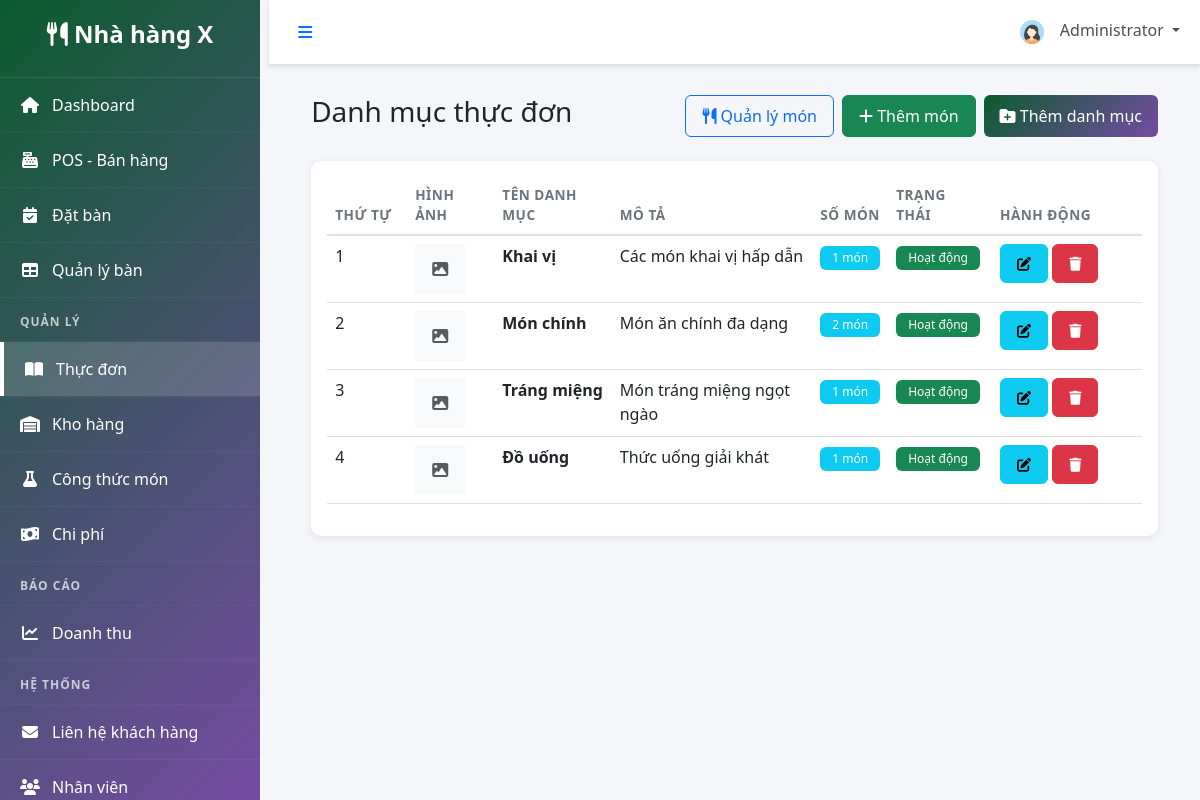
The page /modules/menu/categories.php (signed in) on the database its author committed.
### tables this page shows
CREATE TABLE `users` (
  `user_id` INT UNSIGNED NOT NULL AUTO_INCREMENT,
  `full_name` VARCHAR(120) NOT NULL,
  `email` VARCHAR(150) NOT NULL,
  `password_hash` VARCHAR(255) NOT NULL,
  `user_role` ENUM('admin','manager','waiter','chef','cashier','staff') NOT NULL DEFAULT 'staff',
  `phone` VARCHAR(30) DEFAULT NULL,
  `avatar` VARCHAR(255) DEFAULT NULL,
  `status` ENUM('active','inactive') NOT NULL DEFAULT 'active',
  `created_at` TIMESTAMP NOT NULL DEFAULT CURRENT_TIMESTAMP,
  `updated_at` TIMESTAMP NOT NULL DEFAULT CURRENT_TIMESTAMP ON UPDATE CURRENT_TIMESTAMP,
  PRIMARY KEY (`user_id`),
  UNIQUE KEY `uq_email` (`email`),
  KEY `idx_user_role_status` (`user_role`, `status`)
);

CREATE TABLE `categories` (
  `category_id` INT UNSIGNED NOT NULL AUTO_INCREMENT,
  `category_name` VARCHAR(120) NOT NULL,
  `description` TEXT DEFAULT NULL,
  `display_order` INT NOT NULL DEFAULT 0,
  `image` VARCHAR(255) DEFAULT NULL,
  `is_active` TINYINT(1) NOT NULL DEFAULT 1,
  `created_at` TIMESTAMP NOT NULL DEFAULT CURRENT_TIMESTAMP,
  `updated_at` TIMESTAMP NOT NULL DEFAULT CURRENT_TIMESTAMP ON UPDATE CURRENT_TIMESTAMP,
  PRIMARY KEY (`category_id`),
  UNIQUE KEY `uq_category_name` (`category_name`),
  KEY `idx_category_order` (`display_order`)
);

### includes/functions.php (called while the page is built, shortened)
<?php
function isLoggedIn() {
    return isset($_SESSION['user_id']) && ! empty($_SESSION['user_id']);
}
function getCurrentUser($db) {
    $query = "SELECT * FROM users WHERE user_id = :user_id";
    $stmt = $db->prepare($query);
    $stmt->bindParam(':user_id', $_SESSION['user_id']);
    $stmt->execute();
    return $stmt->fetch(PDO:: FETCH_ASSOC);
}
?>

### modules/menu/categories.php (the view, shortened to what this page needs)
<?php
include '../../includes/header.php';
$query = "SELECT c.*, COUNT(mi.item_id) as item_count
          FROM categories c
          LEFT JOIN menu_items mi ON c.category_id = mi.category_id
          GROUP BY c.category_id
          ORDER BY c.display_order";
$categories = $db->query($query)->fetchAll(PDO::FETCH_ASSOC);
?>
<div class="container-fluid">
    <div class="d-flex justify-content-between align-items-center mb-4">
        <h1 class="h3">Danh mục thực đơn</h1>
        <div class="d-flex gap-2">
            <button class="btn btn-outline-primary" onclick="window.location.href='items.php'"><i class="fas fa-utensils"></i> Quản lý món</button>
            <button class="btn btn-success" onclick="window.location.href='add_item.php'"><i class="fas fa-plus"></i> Thêm món</button>
            <button class="btn btn-primary" data-bs-toggle="modal" data-bs-target="#addCategoryModal">
                <i class="fas fa-folder-plus"></i> Thêm danh mục
            </button>
        </div>
    </div>
    <div class="card">
        <div class="card-body">
            <div class="table-responsive">
                <table class="table table-hover">
                    <thead>
                        <tr>
                            <th width="80">Thứ tự</th>
                            <th>Hình ảnh</th>
                            <th>Tên danh mục</th>
                            <th>Mô tả</th>
                            <th>Số món</th>
                            <th>Trạng thái</th>
                            <th width="150">Hành động</th>
                        </tr>
                    </thead>
                    <tbody>
                        <?php foreach ($categories as $cat): ?>
                        <tr>
                            <td><?php echo $cat['display_order']; ?></td>
                            <td>
                                <?php if ($cat['image']): ?>
                                    <img src="<?php echo SITE_URL . '/uploads/categories/' . $cat['image']; ?>"
                                         alt="" class="img-thumbnail" style="width: 50px; height: 50px; object-fit: cover;">
                                <?php else: ?>
                                    <div class="bg-light d-flex align-items-center justify-content-center"
                                         style="width:  50px; height: 50px;">
                                        <i class="fas fa-image text-muted"></i>
                                    </div>
                                <?php endif; ?>
                            </td>
                            <td><strong><?php echo htmlspecialchars($cat['category_name']); ?></strong></td>
                            <td><?php echo htmlspecialchars(substr($cat['description'] ?? '', 0, 50)); ?></td>
                            <td><span class="badge bg-info"><?php echo $cat['item_count']; ?> món</span></td>
                            <td>
                                <?php
                                $cat_status = $cat['status'] ?? 'active';
                                ?>
                                <?php if ($cat_status === 'active'): ?>
                                    <span class="badge bg-success">Hoạt động</span>
                                <?php else: ?>
                                    <span class="badge bg-secondary">Tạm ẩn</span>
                                <?php endif; ?>
                            </td>
                            <td>
                                <button class="btn btn-sm btn-info" onclick="editCategory(<?php echo $cat['category_id']; ?>)">
                                    <i class="fas fa-edit"></i>
                                </button>
                                <a href="?delete=<?php echo $cat['category_id']; ?>"
                                   class="btn btn-sm btn-danger"
                                   onclick="return confirm('Xóa danh mục này? ')">
                                    <i class="fas fa-trash"></i>
                                </a>
                            </td>
                        </tr>
                        <?php endforeach; ?>
                    </tbody>
                </table>
            </div>
        </div>
    </div>
</div>
<?php include '../../includes/footer.php'; ?>

### includes/header.php (shortened to what this page needs)
<?php
$database = new Database();
$db = $database->getConnection();
$current_user = getCurrentUser($db);
?>
<!DOCTYPE html>
<html lang="vi">
<head>
    <link href="https://cdn.jsdelivr.net/npm/bootstrap@5.3.0/dist/css/bootstrap.min.css" rel="stylesheet">
    <link rel="stylesheet" href="https://cdnjs.cloudflare.com/ajax/libs/font-awesome/6.4.0/css/all.min.css">
    <link rel="stylesheet" href="<?php echo SITE_URL; ?>/assets/css/style.css">
    <link rel="stylesheet" href="<?php echo SITE_URL; ?>/assets/css/dashboard.css">
</head>
<body>
    <div class="wrapper">
        <?php include 'sidebar.php'; ?>
        <div class="main-content">
            <nav class="navbar navbar-expand-lg navbar-light bg-white border-bottom">
                <div class="container-fluid">
                    <button class="btn btn-link" id="sidebarToggle">
                        <i class="fas fa-bars"></i>
                    </button>
                    <div class="navbar-nav ms-auto">
                        <div class="nav-item dropdown">
                            <a class="nav-link dropdown-toggle" href="#" id="userDropdown" role="button" data-bs-toggle="dropdown">
                                <img src="<?php echo SITE_URL; ?>/assets/images/default-avatar.png" alt="Avatar" class="rounded-circle" width="32" height="32">
                                <span class="ms-2"><?php echo htmlspecialchars($current_user['full_name']); ?></span>
                            </a>
                        </div>
                    </div>
                </div>
            </nav>
            <div class="content-wrapper">

### assets/css/style.css (style rules this page uses)
:root { --primary-color: #0c5b2f; --secondary-color: #764ba2; --success-color: #28a745; --danger-color: #dc3545; --warning-color: #ffc107; --info-color: #17a2b8; --dark-color: #343a40; --light-color: #f8f9fa; --sidebar-width: 260px; }
* { margin: 0; padding: 0; box-sizing: border-box; }
body { font-family: 'Segoe UI', Tahoma, Geneva, Verdana, sans-serif; background-color: #f5f6fa; }
.wrapper { display: flex; min-height: 100vh; }
.main-content { flex: 1; margin-left: var(--sidebar-width); transition: margin-left 0.3s ease-in-out; min-height: 100vh; }
.content-wrapper { padding: 30px; }
.navbar { box-shadow: 0 2px 4px rgba(0,0,0,0.1); }
.navbar .nav-link { color: #495057; position: relative; }
.card { border: none; box-shadow: 0 2px 8px rgba(0,0,0,0.08); margin-bottom: 20px; border-radius: 10px; transition: all 0.3s; }
.btn { border-radius: 6px; padding: 8px 16px; font-weight: 500; transition: all 0.3s; }
.btn-primary { background: linear-gradient(135deg, var(--primary-color) 0%, var(--secondary-color) 100%); border: none; }
.table { background: white; }
.table thead th { border-bottom: 2px solid #dee2e6; text-transform: uppercase; font-size: 0.85rem; letter-spacing: 0.5px; color: #6c757d; font-weight: 600; }
.table tbody tr { transition: all 0.2s; }
.badge { padding: 6px 12px; font-weight: 500; border-radius: 6px; }

### rows shown on the page
users: full_name "Administrator"
categories: display_order "1", category_name "Khai vị", description "Các món khai vị hấp dẫn", item_count "1"
categories: display_order "2", category_name "Món chính", description "Món ăn chính đa dạng", item_count "2"
categories: display_order "3", category_name "Tráng miệng", description "Món tráng miệng ngọt ngào", item_count "1"
categories: display_order "4", category_name "Đồ uống", description "Thức uống giải khát", item_count "1"

### other values the page prints
SITE_TITLE "Nhà hàng X"
